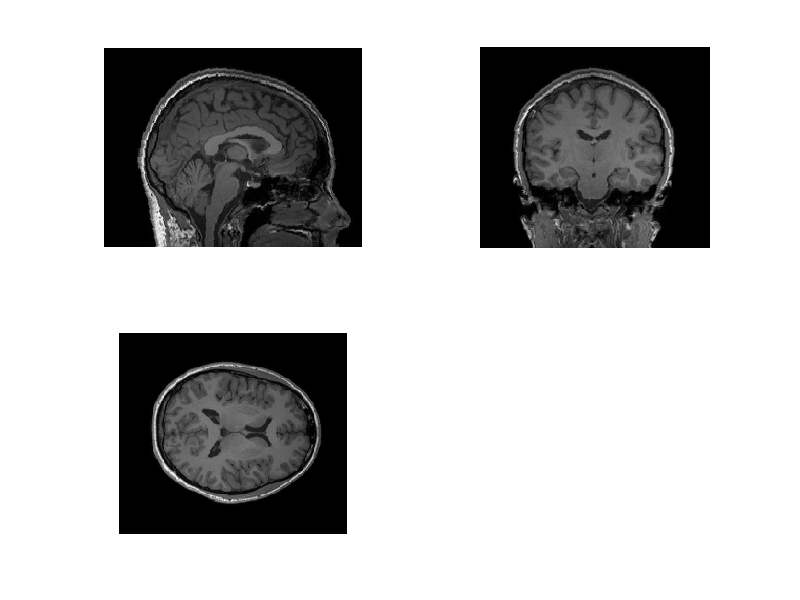
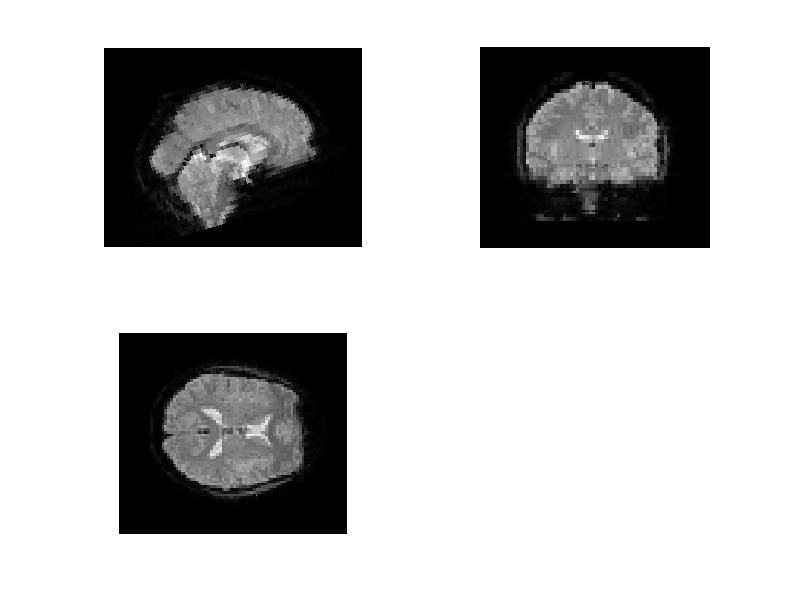
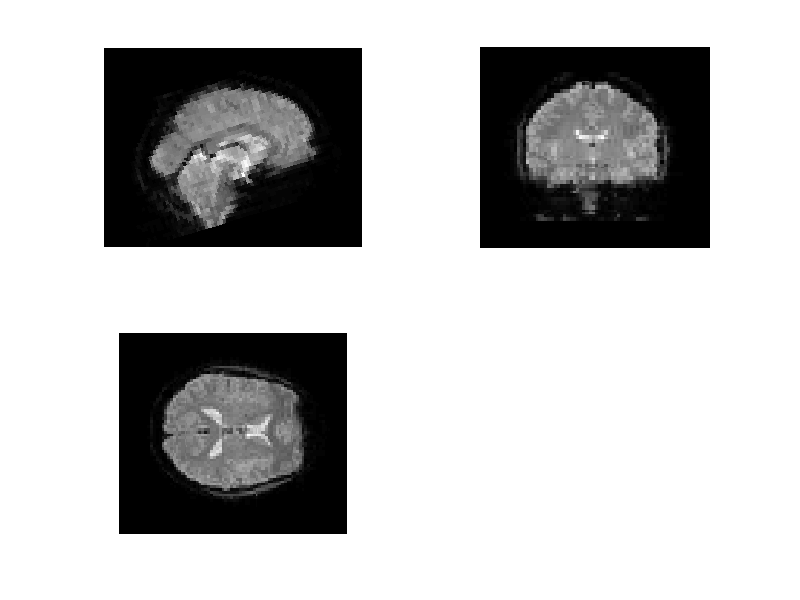
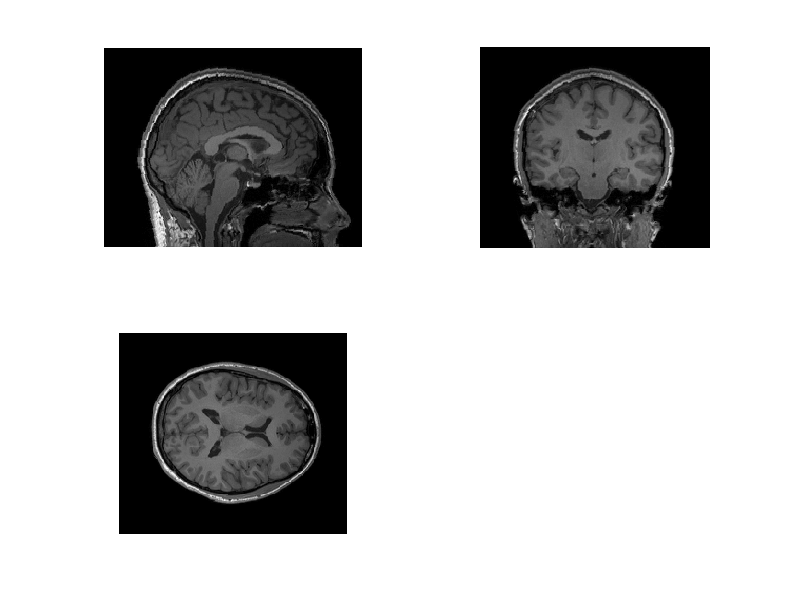

Source code (MATLAB) for these figures, in order: (Note: this script raises an error after producing the figures.)
clear; clc;
load('orth_matlab.mat')
load('orth_matlab_struct.mat')
load('orth_python.mat')
load('orth_python_struct.mat')

% % get min/max threshold
% mn = -Inf;
% mx = Inf;
% % threshold images
% tst = max(tst, mn); imgt = min(tst, mx);
% % recompute min/max for display
% mx = -inf; mn = inf;
% if ~isempty(tst)
%     tmp = tst(isfinite(tst));
%     mx = max([mx max(max(tmp))]);
%     mn = min([mn min(min(tmp))]);
% end;
% if mx == mn, mx = mn + eps; end;
% tst = uint8(tst / max(tst(:)) * 255);
% imshow(tst)

figure;
subplot(2,2,1);
imshow(imgc_struct);
subplot(2,2,2);
imshow(imgs_struct);
subplot(2,2,3);
imshow(imgt_struct);

figure;
subplot(2,2,1);
imshow(imgc);
subplot(2,2,2);
imshow(imgs);
subplot(2,2,3);
imshow(imgt);

figure;
subplot(2,2,1);
imshow(imgc_p);
subplot(2,2,2);
imshow(imgs_p);
subplot(2,2,3);
imshow(imgt_p);

figure;
subplot(2,2,1);
imshow(imgc_p_struct);
subplot(2,2,2);
imshow(imgs_p_struct);
subplot(2,2,3);
imshow(imgt_p_struct);

figure;
subplot(2,2,1);
imshowpair(imgc, imgc_p, 'diff');
subplot(2,2,2);
imshowpair(imgs, imgs_p, 'diff');
subplot(2,2,3);
imshowpair(imgt, imgt_p, 'diff');

figure;
subplot(2,2,1);
imshowpair(imgc_struct, imgc_p_struct, 'diff');
subplot(2,2,2);
imshowpair(imgs_struct, imgs_p_struct, 'diff');
subplot(2,2,3);
imshowpair(imgt_struct, imgt_p_struct, 'diff');

figure;
subplot(2,2,1);
ha = imshow(imgc_struct); hold on; hb = imshow(imgc); hb.AlphaData = 0.6;
subplot(2,2,2);
ha = imshow(imgs_struct); hold on; hb = imshow(imgs); hb.AlphaData = 0.6;
subplot(2,2,3);
ha = imshow(imgt_struct); hold on; hb = imshow(imgt); hb.AlphaData = 0.6;

figure;
subplot(2,2,1);
ha = imshow(imgc_p_struct); hold on; hb = imshow(imgc_p); hb.AlphaData = 0.6;
subplot(2,2,2);
ha = imshow(imgs_p_struct); hold on; hb = imshow(imgs_p); hb.AlphaData = 0.6;
subplot(2,2,3);
ha = imshow(imgt_p_struct); hold on; hb = imshow(imgt_p); hb.AlphaData = 0.6;
